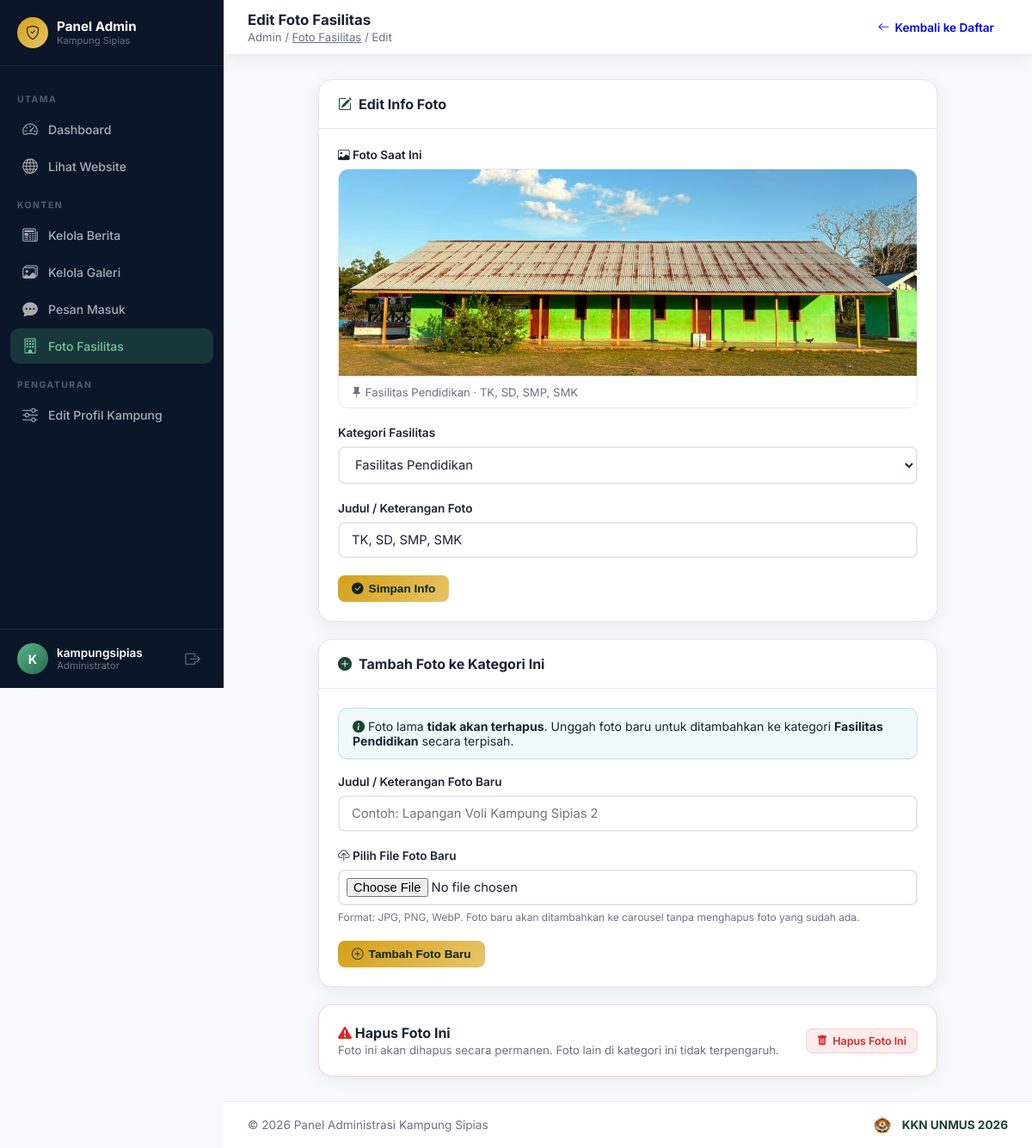
/admin-panel/fasilitas/edit/16/ (signed in), run on the app's committed database.
### core/models.py (models this page shows, shortened)
class FotoFasilitas(models.Model):
    KATEGORI_CHOICES = [
        ('kesehatan', 'Fasilitas Kesehatan'),
        ('pendidikan', 'Fasilitas Pendidikan'),
        ('ibadah', 'Fasilitas Ibadah'),
        ('umum', 'Fasilitas Umum'),
    ]
    kategori = models.CharField(max_length=20, choices=KATEGORI_CHOICES)
    judul = models.CharField(max_length=150, blank=True, help_text='Judul / nama fasilitas (opsional)')
    foto = models.ImageField(upload_to='fasilitas/')
    urutan = models.PositiveSmallIntegerField(default=0)
    created_at = models.DateTimeField(auto_now_add=True)
    class Meta:
        ordering = ['urutan', '-created_at']
        verbose_name = 'Foto Fasilitas'
        verbose_name_plural = 'Foto Fasilitas'

### core/admin_views.py (the view, shortened to what this page needs)
# urls.py: path('fasilitas/edit/<int:pk>/', admin_views.admin_fasilitas_edit, name='admin_fasilitas_edit'),
@login_required(login_url='/admin-panel/login/')
def admin_fasilitas_edit(request, pk):
    foto = get_object_or_404(FotoFasilitas, pk=pk)
    return render(request, 'admin_panel/fasilitas_edit.html', {
        'foto': foto,
        'kategori_choices': FotoFasilitas.KATEGORI_CHOICES
    })

### core/context_processors.py (called while the page is built)
def profil_context(request):
    try:
        profil = ProfilKampung.objects.first()
    except Exception:
        profil = None
    return {
        'profil': profil
    }

### templates/admin_panel/fasilitas_edit.html (shortened to what this page needs)
{% extends 'admin_panel/base_admin.html' %}
{% block page_title %}Edit Foto Fasilitas{% endblock %}
{% block breadcrumb %}Admin / <a href="{% url 'admin_panel:admin_fasilitas_list' %}" style="color:inherit;">Foto Fasilitas</a> / Edit{% endblock %}
{% block topbar_actions %}
<a href="{% url 'admin_panel:admin_fasilitas_list' %}" class="btn btn-secondary"><i class="bi bi-arrow-left"></i> Kembali ke Daftar</a>
{% endblock %}
{% block content %}
<div style="max-width: 720px; margin: 0 auto; display: flex; flex-direction: column; gap: 20px;">
  <div class="card">
    <div class="card-header">
      <span class="card-title"><i class="bi bi-pencil-square" style="color:var(--primary);"></i> Edit Info Foto</span>
    </div>
    <div class="card-body">
      <div class="form-group">
        <label class="form-label"><i class="bi bi-image"></i> Foto Saat Ini</label>
        <div style="border-radius:12px;overflow:hidden;border:1px solid var(--border);background:#F8FAFB;">
          <img src="{{ foto.foto.url }}" alt="{{ foto.judul }}" style="width:100%;max-height:240px;object-fit:cover;display:block;">
          <div style="padding:10px 14px;border-top:1px solid var(--border);background:#fff;font-size:0.82rem;color:var(--muted);">
            <i class="bi bi-pin-fill"></i> {{ foto.get_kategori_display }} · {{ foto.judul|default:"Tanpa Judul" }}
          </div>
        </div>
      </div>
      <form method="post" action="{% url 'admin_panel:admin_fasilitas_edit' foto.pk %}?action=update_info">
        <div class="form-group">
          <label class="form-label">Kategori Fasilitas</label>
          <select name="kategori" class="form-control" required>
            {% for code, label in kategori_choices %}
              <option value="{{ code }}" {% if foto.kategori == code %}selected{% endif %}>{{ label }}</option>
            {% endfor %}
          </select>
        </div>
        <div class="form-group">
          <label class="form-label">Judul / Keterangan Foto</label>
          <input type="text" name="judul" class="form-control" value="{{ foto.judul }}" placeholder="Contoh: Lapangan Voli Kampung Sipias" required>
        </div>
        <div style="margin-top:16px;">
          <button type="submit" class="btn btn-primary"><i class="bi bi-check-circle-fill"></i> Simpan Info</button>
        </div>
      </form>
    </div>
  </div>
  <div class="card">
    <div class="card-header">
      <span class="card-title"><i class="bi bi-plus-circle-fill" style="color:var(--primary);"></i> Tambah Foto ke Kategori Ini</span>
    </div>
    <div class="card-body">
      <div style="background:rgba(13,148,136,0.06);border:1px solid rgba(13,148,136,0.2);border-radius:10px;padding:12px 16px;margin-bottom:18px;font-size:0.88rem;color:var(--text-dark);">
        <i class="bi bi-info-circle-fill" style="color:var(--primary);"></i>
        Foto lama <strong>tidak akan terhapus</strong>. Unggah foto baru untuk ditambahkan ke kategori <strong>{{ foto.get_kategori_display }}</strong> secara terpisah.
      </div>
      <form method="post" enctype="multipart/form-data" action="{% url 'admin_panel:admin_fasilitas_edit' foto.pk %}?action=tambah_foto">
        <div class="form-group">
          <label class="form-label">Judul / Keterangan Foto Baru</label>
          <input type="text" name="judul_baru" class="form-control" placeholder="Contoh: Lapangan Voli Kampung Sipias 2">
        </div>
        <div class="form-group">
          <label class="form-label"><i class="bi bi-cloud-upload"></i> Pilih File Foto Baru</label>
          <input type="file" name="foto_baru" class="form-control" accept="image/*" required style="padding:8px;">
          <p class="form-hint">Format: JPG, PNG, WebP. Foto baru akan ditambahkan ke carousel tanpa menghapus foto yang sudah ada.</p>
        </div>
        <div style="margin-top:16px;">
          <button type="submit" class="btn btn-primary"><i class="bi bi-plus-circle"></i> Tambah Foto Baru</button>
        </div>
      </form>
    </div>
  </div>
  <div class="card" style="border-color:rgba(220,38,38,0.2);">
    <div class="card-body" style="display:flex;align-items:center;justify-content:space-between;gap:16px;flex-wrap:wrap;">
      <div>
        <div style="font-weight:700;color:var(--text-dark);margin-bottom:2px;"><i class="bi bi-exclamation-triangle-fill" style="color:#DC2626;"></i> Hapus Foto Ini</div>
        <div style="font-size:0.83rem;color:var(--muted);">Foto ini akan dihapus secara permanen. Foto lain di kategori ini tidak terpengaruh.</div>
      </div>
      <a href="{% url 'admin_panel:admin_fasilitas_hapus' foto.pk %}" class="btn btn-danger btn-sm" onclick="return confirm('Hapus foto ini secara permanen?')">
        <i class="bi bi-trash-fill"></i> Hapus Foto Ini
      </a>
    </div>
  </div>
</div>
{% endblock %}

### templates/admin_panel/base_admin.html (shortened to what this page needs)
<!DOCTYPE html>
<html lang="id">
<head>
  {% load static %}
  <link rel="stylesheet" href="https://cdn.jsdelivr.net/npm/bootstrap-icons@1.11.3/font/bootstrap-icons.min.css">
</head>
<body>
<aside class="sidebar" id="sidebar">
  <div class="sidebar-header">
    <div class="sidebar-logo">
      <div class="sidebar-logo-icon"><i class="bi bi-shield-check"></i></div>
      <div>
        <div class="sidebar-logo-text">Panel Admin</div>
        <div class="sidebar-logo-sub">Kampung Sipias</div>
      </div>
    </div>
  </div>
  <nav class="sidebar-nav">
    <div class="nav-section">Utama</div>
    <a href="{% url 'admin_panel:admin_dashboard' %}" class="nav-item {% if request.resolver_match.url_name == 'admin_dashboard' %}active{% endif %}">
      <span class="nav-icon"><i class="bi bi-speedometer2"></i></span> Dashboard
    </a>
    <a href="/" class="nav-item" target="_blank">
      <span class="nav-icon"><i class="bi bi-globe"></i></span> Lihat Website
    </a>
    <div class="nav-section">Konten</div>
    <a href="{% url 'admin_panel:admin_berita_list' %}" class="nav-item {% if 'berita' in request.resolver_match.url_name %}active{% endif %}">
      <span class="nav-icon"><i class="bi bi-newspaper"></i></span> Kelola Berita
    </a>
    <a href="{% url 'admin_panel:admin_galeri_list' %}" class="nav-item {% if 'galeri' in request.resolver_match.url_name %}active{% endif %}">
      <span class="nav-icon"><i class="bi bi-images"></i></span> Kelola Galeri
    </a>
    <a href="{% url 'admin_panel:admin_pesan_list' %}" class="nav-item {% if 'pesan' in request.resolver_match.url_name %}active{% endif %}">
      <span class="nav-icon"><i class="bi bi-chat-dots-fill"></i></span> Pesan Masuk
    </a>
    <a href="{% url 'admin_panel:admin_fasilitas_list' %}" class="nav-item {% if 'fasilitas' in request.resolver_match.url_name %}active{% endif %}">
      <span class="nav-icon"><i class="bi bi-building"></i></span> Foto Fasilitas
    </a>
    <div class="nav-section">Pengaturan</div>
    <a href="{% url 'admin_panel:admin_profil_edit' %}" class="nav-item {% if request.resolver_match.url_name == 'admin_profil_edit' %}active{% endif %}">
      <span class="nav-icon"><i class="bi bi-sliders"></i></span> Edit Profil Kampung
    </a>
  </nav>
  <div class="sidebar-footer">
    <div class="sidebar-user">
      <div class="sidebar-avatar">{{ request.user.username|first|upper }}</div>
      <div class="sidebar-user-info">
        <div class="sidebar-user-name">{{ request.user.username }}</div>
        <div class="sidebar-user-role">Administrator</div>
      </div>
      <a href="{% url 'admin_panel:admin_logout' %}" class="sidebar-logout" title="Logout">
        <i class="bi bi-box-arrow-right"></i>
      </a>
    </div>
  </div>
</aside>
<main class="main">
  <div class="topbar">
    <div class="topbar-left">
      <div>
        <div class="topbar-title">{% block page_title %}Dashboard{% endblock %}</div>
        <div class="topbar-breadcrumb">{% block breadcrumb %}Admin / Dashboard{% endblock %}</div>
      </div>
    </div>
    <div class="topbar-actions">
      {% block topbar_actions %}{% endblock %}
    </div>
  </div>
  <div class="page-content">
    {% block content %}{% endblock %}
  </div>
  <footer style="padding: 16px 28px; background: #FFFFFF; border-top: 1px solid var(--border); display: flex; align-items: center; justify-content: space-between; flex-wrap: wrap; gap: 12px; font-size: 0.85rem; color: var(--muted);">
    <span>© 2026 Panel Administrasi Kampung Sipias</span>
    <div style="display: inline-flex; align-items: center; gap: 8px; font-weight: 700; color: var(--primary);">
      <img src="{% static 'images/logo_unmus.png' %}?v=3" alt="Logo UNMUS" style="height: 22px; width: auto; object-fit: contain;">
      <span>KKN UNMUS 2026</span>
    </div>
  </footer>
</main>
</body>
</html>

### data on the page
FotoFasilitas: foto (picture), kategori "Fasilitas Pendidikan", judul "TK, SD, SMP, SMK"

### other printed values
{{ request.user.username|first|upper }} "K"
{{ request.user.username }} "kampungsipias"
